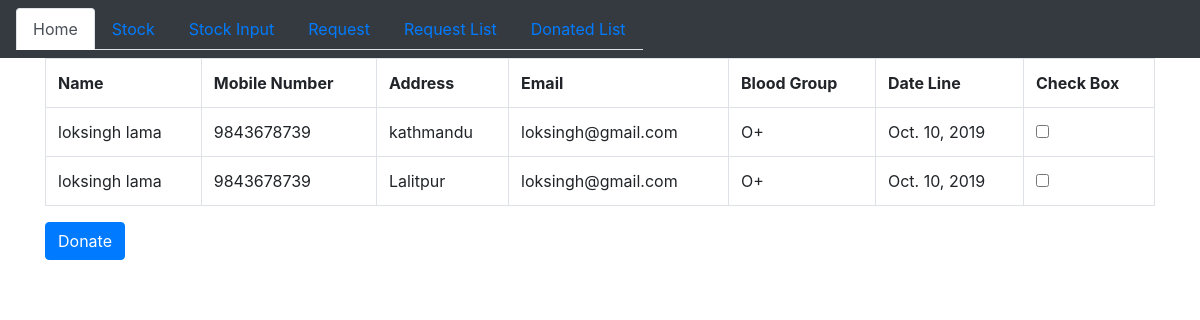
Page /requestlist/ on the committed database.
### bloodbankapp/models.py (models this page shows)
class requestClass(models.Model):
	name_request = models.CharField(max_length=40)
	mobile_request = models.IntegerField()
	address_request = models.CharField(max_length=100)
	email_request = models.CharField(max_length=30)
	bloodgroup_request = models.CharField(max_length=5)
	dateline_request = models.DateField(default=timezone.now().date())

### bloodbankapp/views.py (the view, shortened to what this page needs)
# urls.py: path('requestlist/', views.requestlist, name='requestlist'),
def requestlist(request):
	if request.method == "GET":
		req = ac.objects.all()
		print(req)
		return render(request,'requestlist.html', {'req': req})

### bloodbankapp/templates/requestlist.html (shortened to what this page needs)
<!DOCTYPE html>
<html>
  <head>
     <link rel="stylesheet" href="https://stackpath.bootstrapcdn.com/bootstrap/4.3.1/css/bootstrap.min.css">
  </head>
  <body>
<nav class="navbar sticky-top navbar-dark bg-dark">
<ul class="nav nav-tabs">
  <li class="nav-item">
    <a class="nav-link active" href="{% url 'home' %}">Home</a>
  </li>
  <li class="nav-item">
    <a class="nav-link" href="{% url 'stock' %}">Stock</a>
  </li>
  <li class="nav-item">
    <a class="nav-link" href="{% url 'stockinput' %}">Stock Input</a>
  </li>
  <li class="nav-item">
    <a class="nav-link" href="{% url 'request' %}">Request</a>
  </li>
  <li class="nav-item">
    <a class="nav-link" href="{% url 'requestlist' %}">Request List</a>
  </li>
  <li class="nav-item">
    <a class="nav-link" href="{% url 'donatedlist' %}">Donated List</a>
  </li>
</ul>
</nav>
    <div class ="container">
      <table class="table table-bordered">
        <form action="{% url 'donatedlist' %}" method="POST">
        <tr>
          <th>Name</th>
          <th>Mobile Number</th>
          <th>Address</th>
          <th>Email</th>
          <th>Blood Group</th>
          <th>Date Line</th>
          <th>Check Box</th>
        </tr>
        {% for p in req %}
        <tr>
          <td>{{ p.name_request }}</td>
          <td>{{ p.mobile_request }}</td>
          <td>{{ p.address_request }}</td>
          <td>{{ p.email_request }}</td>
          <td>{{ p.bloodgroup_request }}</td>
          <td>{{ p.dateline_request }}</td>
          <td><input type="checkbox" name="checkbox" value="{{p.name_request}}"></td>
        </tr>
        {% endfor %}
      </table>
      <button type="submit" class="btn btn-primary">Donate</button>
    </div>
  </body>
</html>

### rows in the picture
requestClass: name_request "loksingh lama", mobile_request "9843678739", address_request "kathmandu", email_request "loksingh@gmail.com", bloodgroup_request "O+", dateline_request "Oct. 10, 2019"
requestClass: name_request "loksingh lama", mobile_request "9843678739", address_request "Lalitpur", email_request "loksingh@gmail.com", bloodgroup_request "O+", dateline_request "Oct. 10, 2019"
